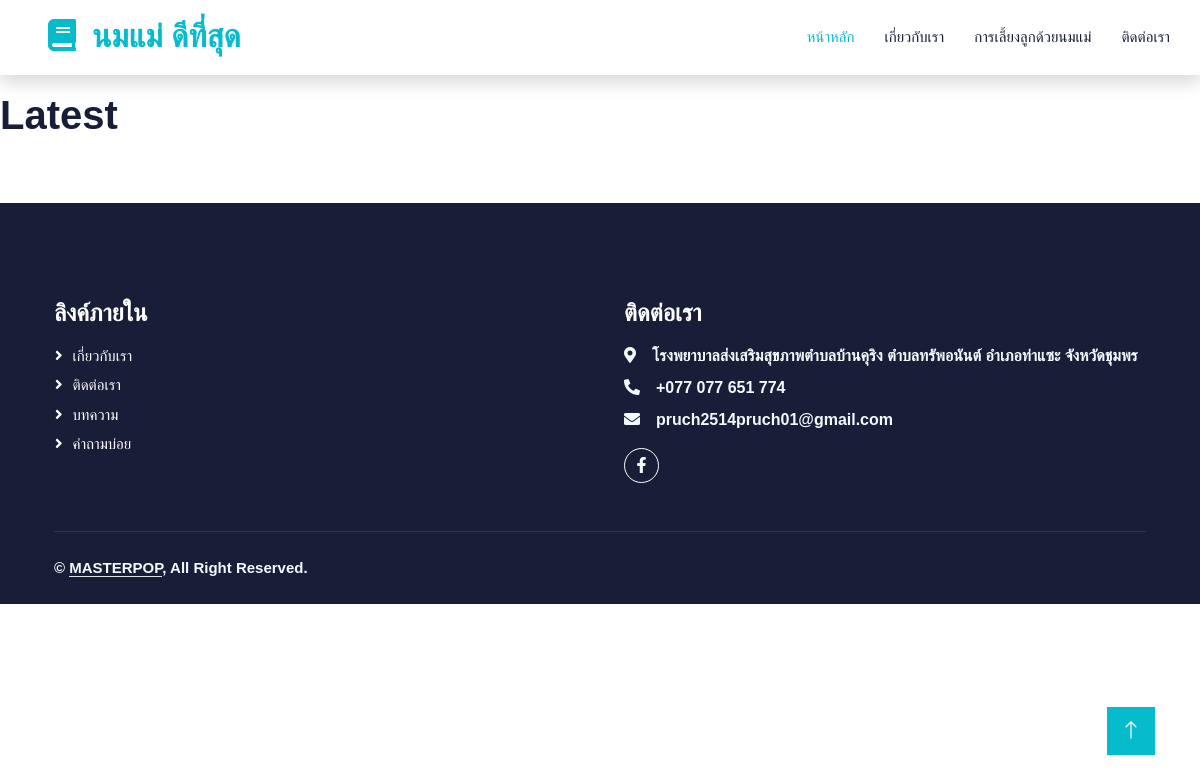
Page /home on the earlier database version.
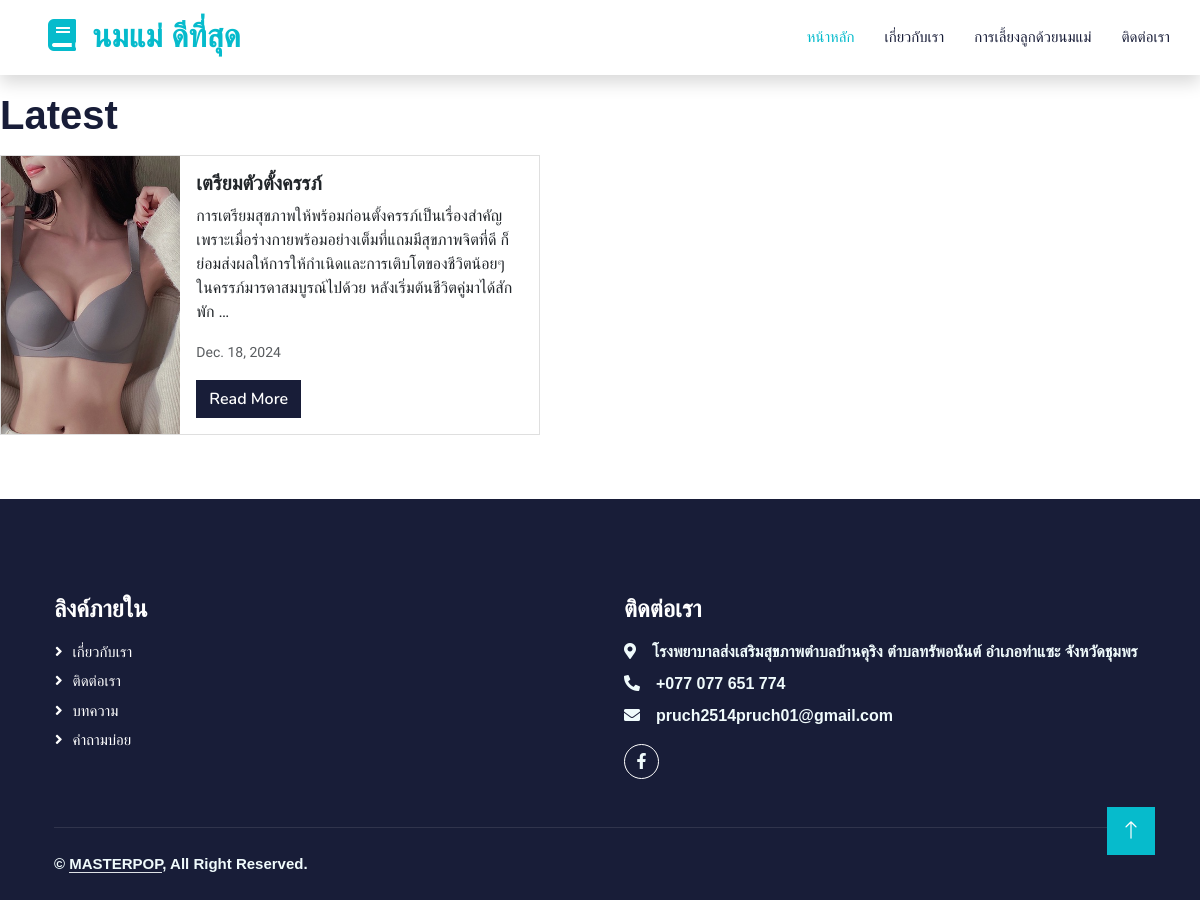
Same page on the later database version.
### main/models.py (models this page shows, shortened)
class Post(models.Model):
    post_title = models.CharField(max_length=60)
    post_content = models.TextField()
    published_date = models.DateField(auto_now=True)
    tags = models.ManyToManyField(Tag)
    post_image = models.ImageField(upload_to='post',default='post/1.jpg')

### main/views.py (the view)
# urls.py: path('home', views.HomeView.as_view(), name='home'),
class HomeView(ListView):
    model = Post
    template_name = 'home.html'
    ordering = ['-id']
    context_object_name = 'posts'
    paginate_by = 4

### templates/home.html (shortened to what this page needs)
{% extends "base.html" %}
    {% block post %}
            <h1 class="my-3">Latest</h1>
            <div class="row">
                {% for post in page_obj %}
                    {% include "includes/postcard.html" %}
                {% endfor %}
            </div>
    {% endblock post %}

### templates/base.html (shortened to what this page needs)
{% load static %}
<!DOCTYPE html>
<html lang="en">
<head>
    <link href="https://cdn.jsdelivr.net/npm/bootstrap@5.3.2/dist/css/bootstrap.min.css" rel="stylesheet"
>
    <link href="https://cdnjs.cloudflare.com/ajax/libs/font-awesome/5.10.0/css/all.min.css" rel="stylesheet">
    <link href="https://cdn.jsdelivr.net/npm/bootstrap-icons@1.4.1/font/bootstrap-icons.css" rel="stylesheet">
    <link href="{% static 'lib/animate/animate.min.css' %}" rel="stylesheet">
    <link href="{% static 'lib/owlcarousel/assets/owl.carousel.min.css' %}" rel="stylesheet">
    <link href="{% static 'css/bootstrap.min.css' %}" rel="stylesheet">
    <link href="{% static 'css/style.css' %}" rel="stylesheet">
</head>
<body>
    <nav class="navbar navbar-expand-lg bg-white navbar-light shadow sticky-top p-0">
        <a href="{% url 'index' %}" class="navbar-brand d-flex align-items-center px-4 px-lg-5">
            <h2 class="m-0 text-primary"><i class="fa fa-book me-3"></i>นมแม่ ดีที่สุด</h2>
        </a>
        <div class="collapse navbar-collapse" id="navbarCollapse">
            <div class="navbar-nav ms-auto p-4 p-lg-0">
                <a href="{% url 'index' %}" class="nav-item nav-link active">หน้าหลัก</a>
                <a href="{% url 'about' %}" class="nav-item nav-link">เกี่ยวกับเรา</a>
                <a href="{% url 'home' %}" class="nav-item nav-link">การเลี้ยงลูกด้วยนมแม่</a>
                <a href="{% url 'contact' %}" class="nav-item nav-link">ติดต่อเรา</a>
            </div>
        </div>
    </nav>
    {% block post %}
    {% endblock post %}
     <div class="container-fluid bg-dark text-light footer pt-5 mt-5 wow fadeIn" data-wow-delay="0.1s">
        <div class="container py-5">
            <div class="row g-5">
                <div class="col-lg-6 col-md-6">
                    <h4 class="text-white mb-3">ลิงค์ภายใน</h4>
                    <a class="btn btn-link" href="{% url 'about' %}">เกี่ยวกับเรา</a>
                    <a class="btn btn-link" href="{% url 'contact' %}">ติดต่อเรา</a>
                    <a class="btn btn-link" href="{% url 'home' %}">บทความ</a>
                    <a class="btn btn-link" href="#">คำถามบ่อย</a>
                </div>
                <div class="col-lg-6 col-md-6">
                    <h4 class="text-white mb-3">ติดต่อเรา</h4>
                    <p class="mb-2"><i class="fa fa-map-marker-alt me-3"></i>โรงพยาบาลส่งเสริมสุขภาพตำบลบ้านคุริง ตำบลทรัพอนันต์ อำเภอท่าแซะ จังหวัดชุมพร</p>
                    <p class="mb-2"><i class="fa fa-phone-alt me-3"></i>+077 077 651 774</p>
                    <p class="mb-2"><i class="fa fa-envelope me-3"></i>pruch2514pruch01@gmail.com</p>
                    <div class="d-flex pt-2">
                        <a class="btn btn-outline-light btn-social" href="https://www.facebook.com/nxng.taw.lek.dek.haw.khong"><i class="fab fa-facebook-f"></i></a>
                    </div>
                </div>
            </div>
        </div>
        <div class="container">
            <div class="copyright">
                <div class="row">
                    <div class="col-md-6 text-center text-md-start mb-3 mb-md-0">
                        &copy; <a class="border-bottom" href="#">MASTERPOP</a>, All Right Reserved.
                    </div>
                </div>
            </div>
        </div>
    </div>
    <a href="#" class="btn btn-lg btn-primary btn-lg-square back-to-top"><i class="bi bi-arrow-up"></i></a>
</body>
</html>

### templates/includes/postcard.html
<div class="col-sm-6 mb-3 mb-sm-0">
    <div class="card mb-3" style="max-width: 540px;">
        <div class="row g-0">
            <div class="col-md-4">
                <div class="image-container">
                    <img src="{{post.post_image.url}}" class="img-fluid rounded-start" alt="...">
                </div>
            </div>
            <div class="col-md-8">
                <div class="card-body">
                    <h5 class="card-title fw-bold">{{post.post_title|title}}</h5>
                    <p class="card-text fw-normal">{{post.post_content|truncatewords:5}}</p>
                    <p class="card-text fw-normal"><small class="text-body-secondary">{{post.published_date}}</small></p>
                    <a href="{% url 'post' post.id %}" class="btn btn-dark">Read More</a>
                </div>
            </div>
        </div>
    </div>
</div>

### static/css/style.css (style rules this page uses)
:root { --primary: #06BBCC; --light: #F0FBFC; --dark: #181d38; }
.back-to-top { position: fixed; display: none; right: 45px; bottom: 45px; z-index: 99; }
.btn { font-family: 'Nunito', sans-serif; font-weight: 600; transition: .5s; }
.btn.btn-primary, .btn.btn-secondary { color: #FFFFFF; }
.btn-lg-square { width: 48px; height: 48px; }
.btn-square, .btn-sm-square, .btn-lg-square { padding: 0; display: flex; align-items: center; justify-content: center; font-weight: normal; border-radius: 0px; }
.navbar-light .navbar-nav .nav-link { margin-right: 30px; padding: 25px 0; color: #FFFFFF; font-size: 15px; text-transform: uppercase; outline: none; }
.navbar-light .navbar-nav .nav-link:hover, .navbar-light .navbar-nav .nav-link.active { color: var(--primary); }
.navbar-light .navbar-brand, .navbar-light a.btn { height: 75px; }
.navbar-light .navbar-nav .nav-link { color: var(--dark); font-weight: 500; }
.navbar-light.sticky-top { top: -100px; transition: .5s; }
.footer .btn.btn-social { margin-right: 5px; width: 35px; height: 35px; display: flex; align-items: center; justify-content: center; color: var(--light); font-weight: normal; border: 1px solid #FFFFFF; border-radius: 35px; transition: .3s; }
.footer .btn.btn-link { display: block; margin-bottom: 5px; padding: 0; text-align: left; color: #FFFFFF; font-size: 15px; font-weight: normal; text-transform: capitalize; transition: .3s; }
.footer .btn.btn-link::before { position: relative; content: "\f105"; font-family: "Font Awesome 5 Free"; font-weight: 900; margin-right: 10px; }
.footer .copyright { padding: 25px 0; font-size: 15px; border-top: 1px solid rgba(256, 256, 256, .1); }
.footer .copyright a { color: var(--light); }

### templates/base.html (style rules this page uses)
nav a { font-family: sans-serif; }
.container { font-family: sans-serif; }
.container div, h1 { font-family: sans-serif; font-weight: 600; }
.image-container { height: 100%; overflow: hidden; }
.image-container img { height: 100%; width: 100%; object-fit: cover; }

Differences in the rows shown:
added Post: post_image (picture), post_title "เตรียมตัวตั้งครรภ์", post_content "การเตรียมสุขภาพให้พร้อมก่อนตั้งครรภ์เป็นเรื่องสำคัญ เพราะเมื่อร่างกายพร้อมอย่างเต็มที่แถมมีสุขภาพจิตที่ดี ก็ย่อมส่งผลให้การให้กำเนิดและการเติบโตของชีวิตน้อยๆ ในครรภ์มารดาสมบูรณ์ไปด้วย หลังเริ่มต้นชีวิตคู่มาได้สักพัก …", published_date "Dec. 18, 2024"
